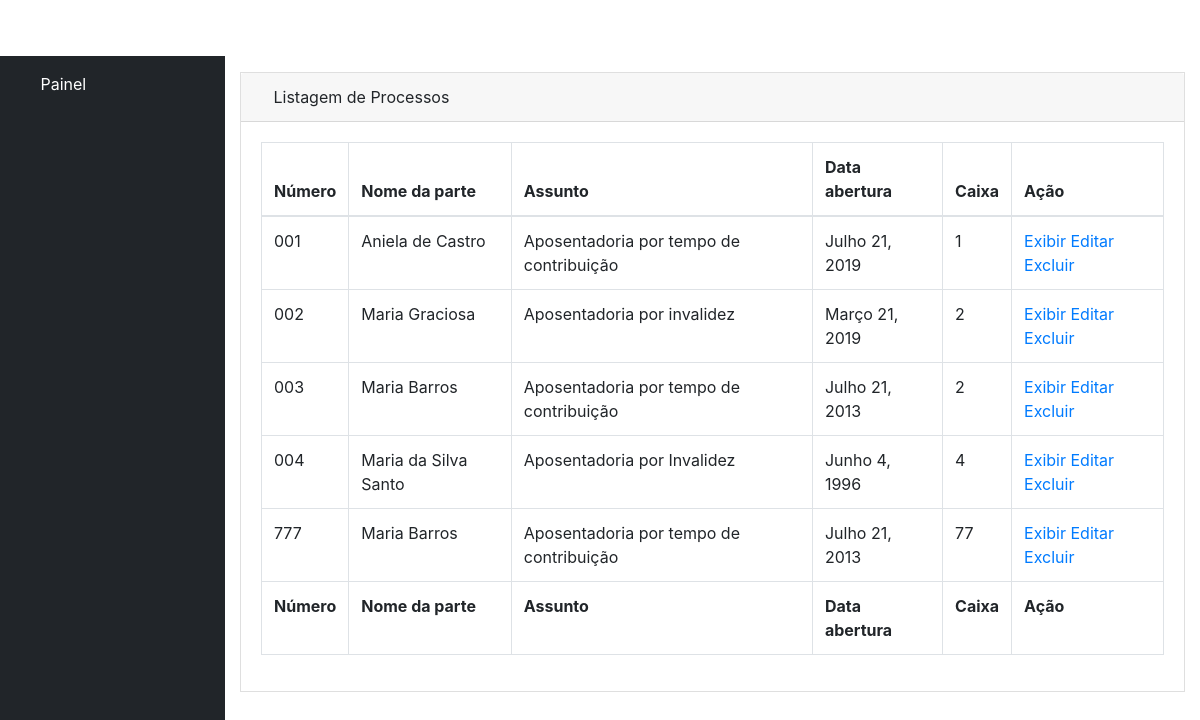
/listar/ (signed in), run on an earlier commit of the app's database.
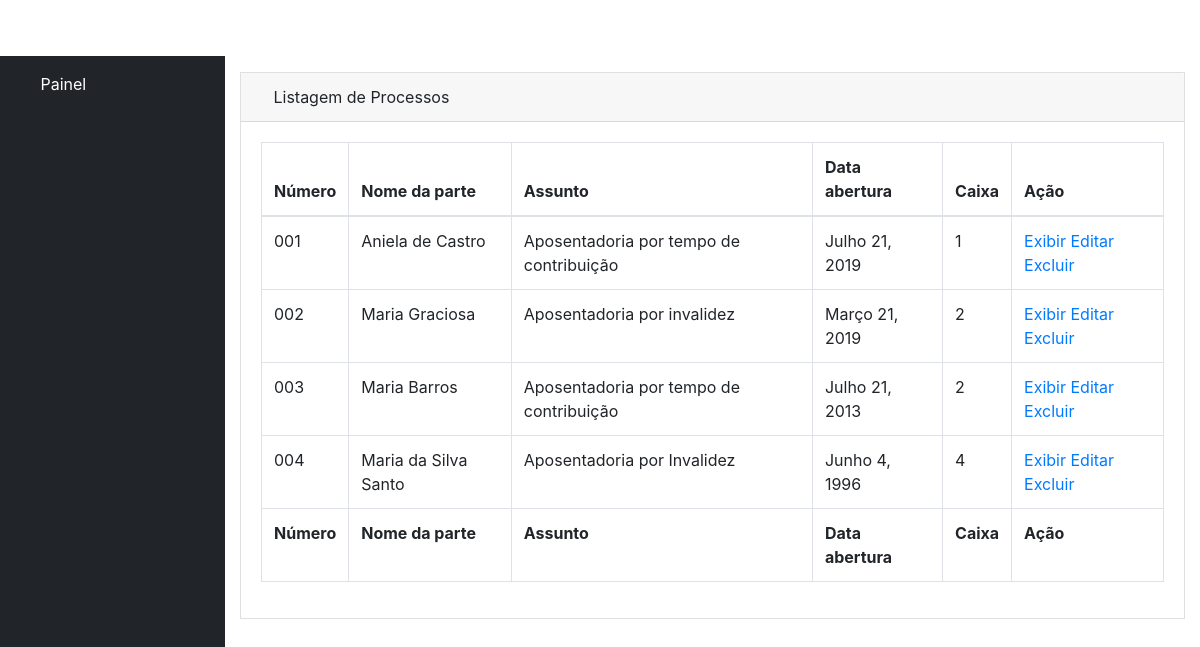
And on a later commit of the database.
### processo/models.py (models this page shows, shortened)
class Processo(models.Model):
    numero_processo = models.CharField(max_length=100, blank=False, null=False)
    protocolo_processo = models.CharField(max_length=100, blank=False, null=False)
    nome_parte_processo = models.CharField(max_length=100, blank=False, null=False)
    assunto_processo = models.CharField(max_length=250, blank=False, null=False)
    data_abertura_processo = models.DateField(blank=False, null=False)
    numero_caixa_processo = models.IntegerField()
    divisao_processo = models.ForeignKey(Divisao, on_delete=models.CASCADE)
    tipo_processo = models.ForeignKey(TipoDeProcesso, on_delete=models.CASCADE)
    arquivo_processo = models.FileField(upload_to=user_directory_path, default='sem_arquivo')
    criacao_registro = models.DateField(auto_now_add=True)
    modificacao_registro = models.DateField(auto_now=True)

### processo/views.py (the view)
# urls.py: path('listar/', views.listar, name='listar'),
@login_required
def listar(request):
    dados = Processo.objects.all()
    if dados:
        return render(request, 'processo/listar.html', {'dados':dados})
    else:
        messages.info(request, 'Sem dados para mostrar!')
        return render(request, 'processo/listar.html')

### processo/templates/processo/listar.html (shortened to what this page needs)
{% extends 'processo/base.html' %}
{% block content %}
<div class="card mb-3">
  <div class="card-header">
    <i class="fas fa-list"></i>Listagem de Processos
  </div>
  <div class="card-body">
    <div class="table-responsive">
      <table class="table table-bordered" id="dataTable" width="100%" cellspacing="0">
        <thead>
          <tr>
            <th>Número</th>
            <th>Nome da parte</th>
            <th>Assunto</th>
            <th>Data abertura</th>
            <th>Caixa</th>
            <th>Ação</th>
          </tr>
        </thead>
        <tfoot>
          <tr>
            <th>Número</th>
            <th>Nome da parte</th>
            <th>Assunto</th>
            <th>Data abertura</th>
            <th>Caixa</th>
            <th>Ação</th>
          </tr>
        </tfoot>
        <tbody>
        {% for dado in dados %}
          <tr>
            <td>{{ dado.numero_processo }}</td>
            <td>{{ dado.nome_parte_processo }}</td>
            <td>{{ dado.assunto_processo }}</td>
            <td>{{ dado.data_abertura_processo }}</td>
            <td>{{ dado.numero_caixa_processo }}</td>
            <td>
              <a href="exibir/{{ dado.id }}">Exibir</a>
              <a href="/editar/{{ dado.id }}">Editar</a>
              <a href="#" data-toggle="modal" data-target="#excluirModal{{ dado.id }}">Excluir</a>
            </td>
          </tr>
        {% endfor %}
        </tbody>
      </table>
    </div>
  </div>
</div>
{% endblock %}

What changed in the data, as far as the page shows it:
removed Processo: numero_processo "777", nome_parte_processo "Maria Barros", assunto_processo "Aposentadoria por tempo de contribuição", data_abertura_processo "Julho 21, 2013", numero_caixa_processo "77"
